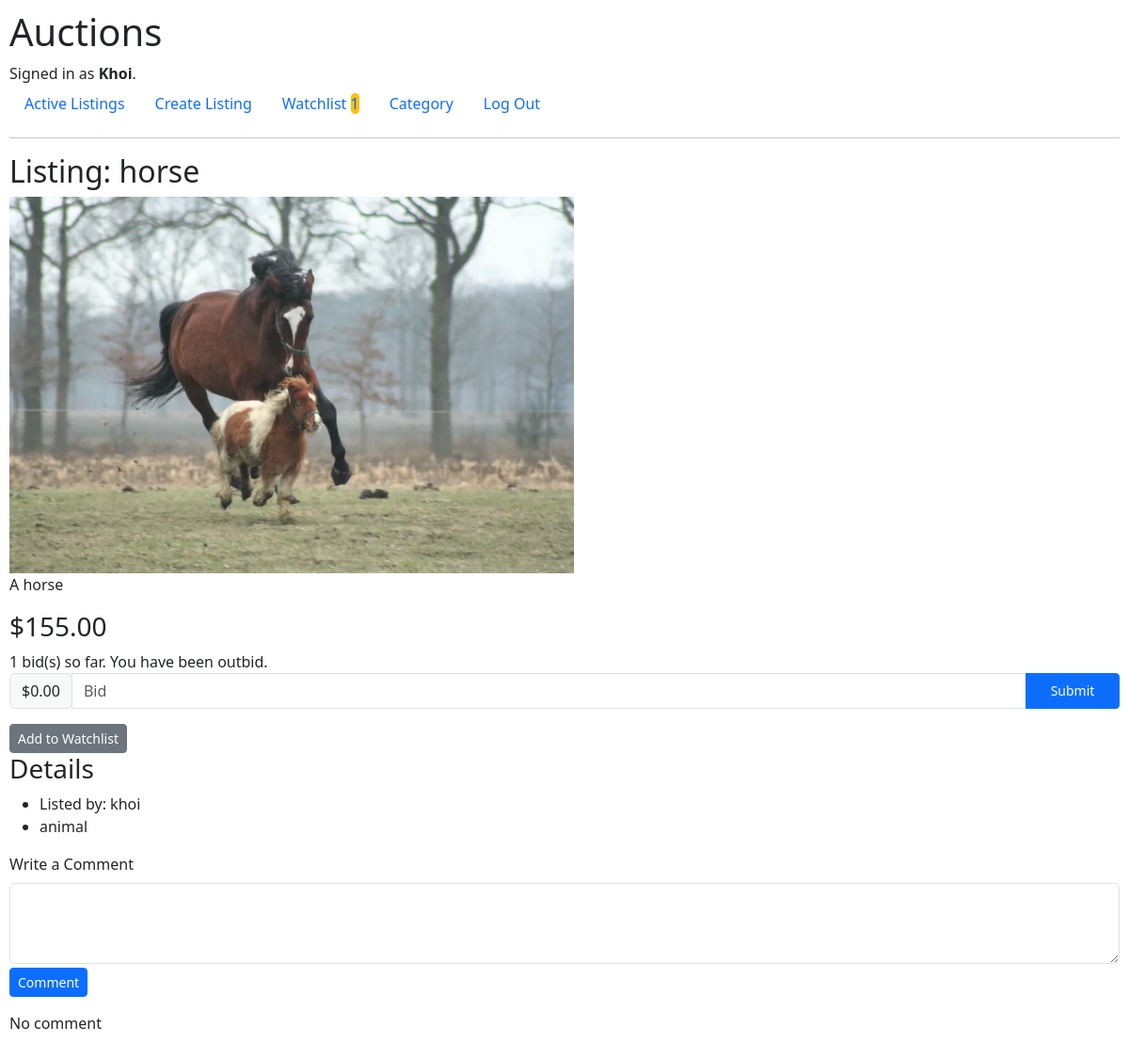
/listings/6 (signed in), run on the app's committed database.
### auctions/models.py (models this page shows, shortened)
class User(AbstractUser):
    pass

class AuctionListings(models.Model):
    title = models.CharField(max_length=64)
    description = models.TextField(max_length=200, blank=True, null=True)
    image = models.ImageField(upload_to='images/', blank=True, null=True)
    user = models.ForeignKey(User, on_delete=models.CASCADE, related_name="user_listings")
    date = models.DateTimeField(auto_now_add=True)
    active = models.BooleanField(default=True)
    price = models.DecimalField(max_digits=10, decimal_places=2)
    category = models.CharField(max_length=64, blank=True, null=True)

### auctions/views.py (the view)
# urls.py: path("listings/<int:list_id>", views.list_view, name="list_view"),
@login_required
def list_view(request, list_id):
    auction = AuctionListings.objects.get(pk=list_id)
    bid_count = Bids.objects.filter(listing=auction).count()
    watch_list = WatchList.objects.filter(listing=auction).filter(user=request.user)
    owner = auction.user == request.user
    highest_bidder = Bids.objects.filter(listing=auction).order_by('-bid').first()
    comments = Comments.objects.filter(listing=auction)
    if highest_bidder:
        highest_bid = highest_bidder.bid
        is_user_won = highest_bidder.user == request.user
        message = "You are the highest bidder." if is_user_won else "You have been outbid."
    else:
        highest_bid = auction.price
        is_user_won = False
        message = "No one has bid yet!"
    return render(request, "auctions/list.html", {
        "auction": auction,
        "highest_bid": highest_bid,
        "message": message,
        "bid_count": bid_count,
        "watch_list": watch_list,
        "owner": owner,
        "is_user_won": is_user_won,
        "comments": comments
    })

### auctions/templates/auctions/list.html (shortened to what this page needs)
{% extends "auctions/layout.html" %} {% block body %}
<h2>Listing: {{ auction.title }}</h2>
 {% if auction.image %}
<div class="image-container">
  <img
    class="image_list"
    src="{{ auction.image.url }}"
    alt="{{ auction.title }}"
  />
</div>
{% endif %}
<p>{{ auction.description }}</p>
<h3>${{ auction.price }}</h3>
<span>{{ bid_count }} bid(s) so far. {{ message }}</span>
<form action="{% url 'place_bid' auction.id %}" method="post">
  <div class="input-group mb-3">
    <div class="input-group-prepend">
      <span class="input-group-text">$0.00</span>
    </div>
    <input
      type="text"
      name="price"
      placeholder="Bid"
      class="form-control"
      aria-label="Amount (to the nearest dollar)"
    />
    <input type="submit" class="btn btn-primary btn-sm" />
  </div>
</form>
{% if watch_list.exists %}
<form action="{% url 'remove_watch_list' auction.id %}" method="post">
  {% csrf_token %}
  <button type="submit" class="btn btn-secondary btn-sm">
    Remove from Watchlist
  </button>
</form>
{% else %}
<form action="{% url 'add_watch_list' auction.id %}" method="post">
  <button type="submit" class="btn btn-secondary btn-sm">
    Add to Watchlist
  </button>
</form>
{% endif %}
<h3>Details</h3>
<ul>
  <li>Listed by: {{auction.user}}</li>
  <li>
    {% if auction.category %} {{auction.category}} {% else %} No Category Listed
    {% endif %}
  </li>
</ul>
<div class="mb-3">
  <form action="{% url 'add_comment' auction.id %}" method="post">
    <label for="commnet" class="form-label">Write a Comment</label>
    <textarea
      class="form-control mb-1"
      id="comment"
      name="comment"
      rows="3"
    ></textarea>
    <button type="submit" class="btn btn-primary btn-sm">Comment</button>
  </form>
</div>
{% if not comments %}
<p>No comment</p>
{% endif %} {% endblock %}

### auctions/templates/auctions/layout.html (shortened to what this page needs)
{% load static %}
<!DOCTYPE html>
<html lang="en">
    <head>
        <link href="{% static 'auctions/styles.css' %}" rel="stylesheet">
        <link href="https://cdn.jsdelivr.net/npm/bootstrap@5.3.3/dist/css/bootstrap.min.css" rel="stylesheet">
    </head>
    <body>
        <h1>Auctions</h1>
        <div>
            {% if user.is_authenticated %}
                Signed in as <strong>{{ user.username }}</strong>.
            {% else %}
                Not signed in.
            {% endif %}
        </div>
        <ul class="nav">
            <li class="nav-item">
                <a class="nav-link" href="{% url 'index' %}">Active Listings</a>
            </li>
            {% if user.is_authenticated %}
                <li class="nav-item">
                    <a class="nav-link" href="{% url 'create_list' %}">Create Listing</a>
                </li>
                <li class="nav-item">
                    <a class="nav-link" href="{% url 'view_watch_list' %}">Watchlist <span class="grey" >{{ user.watchlist_user.count }}</span></a>
                </li>
                <li class="nav-item">
                    <a class="nav-link" href="{% url 'view_category' %}">Category</a>
                </li>
                <li class="nav-item">
                    <a class="nav-link" href="{% url 'logout' %}">Log Out</a>
                </li>
            {% endif %}
        </ul>
        <hr>
        {% block body %}
        {% endblock %}
    </body>
</html>

### auctions/static/auctions/styles.css (style rules this page uses)
body { padding: 10px; }
input[type="submit"] { width: 100px; }
.grey { background-color: #ffc107; border-radius: 20px; width: 2rem; }
a { text-decoration: none; color: black; }
.image_list { max-height: 400px; object-fit: contain; }
.image-container { max-height: 400px; width: 100%; }

### data on the page
User: username "Khoi", watchlist_user.count "1"
AuctionListings: title "horse", image (picture), description "A horse", price "155.00", user "khoi", category "animal"

### other printed values
{{ bid_count }} "1"
{{ message }} "You have been outbid."
